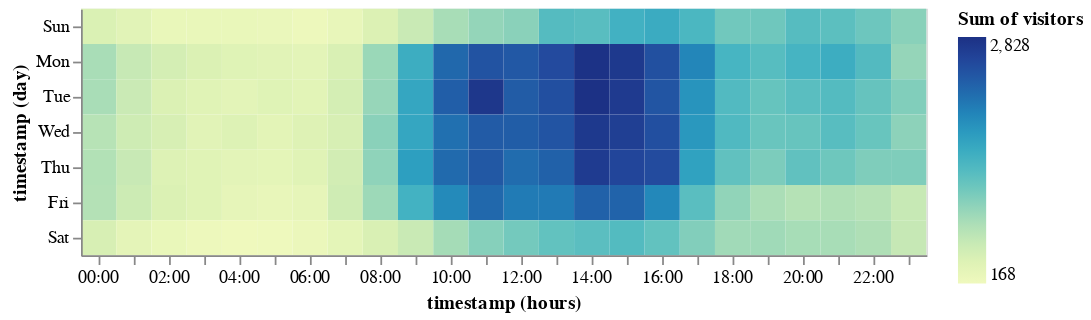

Notebook source saved alongside this figure:
### Markdown cell above
## Weekday vs hour of day heatmap

*Notice here that we change from a Time data type to Ordinal to get discreet marks*

### Code cell
alt.Chart(pageviews).mark_rect().encode(
    x= 'hours(timestamp):O',
    y= 'day(timestamp):O',
    color='sum(visitors)'
)

### Figure 1 — Vega specification as saved in the notebook (floating-point values rounded to 4 significant figures; data arrays with more than 128 entries replaced by an {"elided": "..."} marker saying what was removed)
{"$schema": "https://vega.github.io/schema/vega/v5.json", "data": [{"name": "source_0", "values": {"elided": "168 records"}, "transform": [{"type": "formula", "expr": "toDate(datum['hours_timestamp'])", "as": "hours_timestamp"}, {"type": "formula", "expr": "toDate(datum['day_timestamp'])", "as": "day_timestamp"}]}, {"name": "source_0_x_domain_hours_timestamp", "values": [{"hours_timestamp": "2012-01-01T17:00:00.000"}, {"hours_timestamp": "2012-01-01T11:00:00.000"}, {"hours_timestamp": "2012-01-01T13:00:00.000"}, {"hours_timestamp": "2012-01-01T01:00:00.000"}, {"hours_timestamp": "2012-01-01T18:00:00.000"}, {"hours_timestamp": "2012-01-01T19:00:00.000"}, {"hours_timestamp": "2012-01-01T10:00:00.000"}, {"hours_timestamp": "2012-01-01T16:00:00.000"}, {"hours_timestamp": "2012-01-01T15:00:00.000"}, {"hours_timestamp": "2012-01-01T22:00:00.000"}, {"hours_timestamp": "2012-01-01T20:00:00.000"}, {"hours_timestamp": "2012-01-01T21:00:00.000"}, {"hours_timestamp": "2012-01-01T14:00:00.000"}, {"hours_timestamp": "2012-01-01T12:00:00.000"}, {"hours_timestamp": "2012-01-01T08:00:00.000"}, {"hours_timestamp": "2012-01-01T00:00:00.000"}, {"hours_timestamp": "2012-01-01T02:00:00.000"}, {"hours_timestamp": "2012-01-01T23:00:00.000"}, {"hours_timestamp": "2012-01-01T09:00:00.000"}, {"hours_timestamp": "2012-01-01T04:00:00.000"}, {"hours_timestamp": "2012-01-01T07:00:00.000"}, {"hours_timestamp": "2012-01-01T06:00:00.000"}, {"hours_timestamp": "2012-01-01T05:00:00.000"}, {"hours_timestamp": "2012-01-01T03:00:00.000"}], "transform": [{"type": "formula", "expr": "toDate(datum['hours_timestamp'])", "as": "hours_timestamp"}]}, {"name": "source_0_y_domain_day_timestamp", "values": [{"day_timestamp": "2012-01-01T00:00:00.000"}, {"day_timestamp": "2012-01-02T00:00:00.000"}, {"day_timestamp": "2012-01-03T00:00:00.000"}, {"day_timestamp": "2012-01-04T00:00:00.000"}, {"day_timestamp": "2012-01-05T00:00:00.000"}, {"day_timestamp": "2012-01-06T00:00:00.000"}, {"day_timestamp": "2012-01-07T00:00:00.000"}], "transform": [{"type": "formula", "expr": "toDate(datum['day_timestamp'])", "as": "day_timestamp"}]}, {"name": "source_0_color_domain_sum_visitors", "values": [{"min": 168, "max": 2828}]}], "signals": [{"name": "x_step", "value": 20}, {"name": "width", "update": "bandspace(domain('x').length, 0, 0) * x_step"}, {"name": "y_step", "value": 20}, {"name": "height", "update": "bandspace(domain('y').length, 0, 0) * y_step"}], "marks": [{"type": "rect", "name": "marks", "from": {"data": "source_0"}, "encode": {"update": {"width": {"signal": "max(0.25, bandwidth('x'))"}, "fill": {"field": "sum_visitors", "scale": "color"}, "x": {"field": "hours_timestamp", "scale": "x"}, "y": {"field": "day_timestamp", "scale": "y"}, "height": {"signal": "max(0.25, bandwidth('y'))"}, "description": {"signal": "\"timestamp (hours): \" + (timeFormat(datum[\"hours_timestamp\"], timeUnitSpecifier([\"hours\"], {\"year-month\":\"%b %Y \",\"year-month-date\":\"%b %d, %Y \"}))) + \"; timestamp (day): \" + (timeFormat(datum[\"day_timestamp\"], timeUnitSpecifier([\"day\"], {\"year-month\":\"%b %Y \",\"year-month-date\":\"%b %d, %Y \"}))) + \"; Sum of visitors: \" + (format(datum[\"sum_visitors\"], \"\"))"}}}, "style": ["rect"]}], "scales": [{"name": "x", "type": "band", "domain": {"data": "source_0_x_domain_hours_timestamp", "field": "hours_timestamp", "sort": true}, "range": {"step": {"signal": "x_step"}}, "paddingOuter": 0, "paddingInner": 0}, {"name": "y", "type": "band", "domain": {"data": "source_0_y_domain_day_timestamp", "field": "day_timestamp", "sort": true}, "range": {"step": {"signal": "y_step"}}, "paddingOuter": 0, "paddingInner": 0}, {"name": "color", "type": "linear", "domain": [{"signal": "(data(\"source_0_color_domain_sum_visitors\")[0] || {}).min"}, {"signal": "(data(\"source_0_color_domain_sum_visitors\")[0] || {}).max"}], "range": "heatmap", "zero": false, "interpolate": "hcl"}], "axes": [{"scale": "x", "formatType": "time", "labelOverlap": true, "orient": "bottom", "tickMinStep": {"signal": "datetime(2001, 0, 1, 1, 0, 0, 0) - datetime(2001, 0, 1, 0, 0, 0, 0)"}, "grid": false, "format": {"signal": "timeUnitSpecifier([\"hours\"], {\"year-month\":\"%b %Y \",\"year-month-date\":\"%b %d, %Y \"})"}, "zindex": 1, "title": "timestamp (hours)"}, {"scale": "y", "formatType": "time", "format": {"signal": "timeUnitSpecifier([\"day\"], {\"year-month\":\"%b %Y \",\"year-month-date\":\"%b %d, %Y \"})"}, "title": "timestamp (day)", "orient": "left", "labelOverlap": true, "grid": false, "zindex": 1}], "background": "white", "legends": [{"fill": "color", "gradientLength": {"signal": "clamp(height, 64, 200)"}, "title": "Sum of visitors"}], "style": "cell", "padding": 5}
